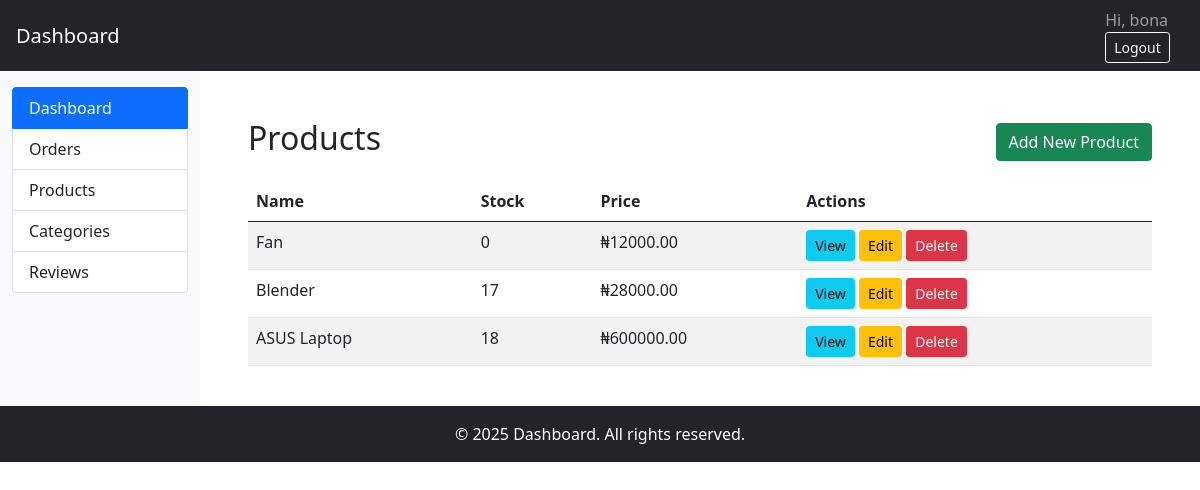
The page /shop/products/ (signed in) on the database its author committed.
### shop/models.py (models this page shows, shortened)
class Product(models.Model):
    product_name = models.CharField(max_length=50)
    price = models.DecimalField(max_digits=10, decimal_places=2)
    description = models.TextField()
    stock = models.IntegerField(default=1)
    category = models.ForeignKey(Category, on_delete=models.CASCADE)
    thumbnail = models.ImageField(upload_to='product_images/')
    user = models.ForeignKey(User, on_delete=models.CASCADE, related_name='user_product')

### shop/views.py (the view)
# urls.py: path('products/', ProductListView.as_view(), name='product_list'),
class ProductListView(ListView):
    model = Product
    template_name = 'shop/product/product_list.html'
    context_object_name = 'products'

### shop/templates/shop/product/product_list.html
{% extends 'dashboard.html' %}
{% block content %}
<div class="container mt-4">
  <div class="d-flex justify-content-between align-items-center mb-3">
    <h2>Products</h2>
    <a href="{% url 'shop:product_create' %}" class="btn btn-success">Add New Product</a>
  </div>
  <div class="table-responsive">
    <table class="table table-striped">
      <thead>
        <tr><th>Name</th><th>Stock</th><th>Price</th><th>Actions</th></tr>
      </thead>
      <tbody>
        {% for product in products %}
        <tr>
          <td>{{ product.product_name }}</td>
          <td>{{ product.stock }}</td>
          <td>₦{{ product.price }}</td>
          <td>
            <a href="{% url 'shop:product_detail' product.pk %}" class="btn btn-sm btn-info">View</a>
            <a href="{% url 'shop:product_update' product.pk %}" class="btn btn-sm btn-warning">Edit</a>
            <a href="{% url 'shop:product_delete' product.pk %}" class="btn btn-sm btn-danger">Delete</a>
          </td>
        </tr>
        {% empty %}
        <tr><td colspan="3" class="text-center">No products found.</td></tr>
        {% endfor %}
      </tbody>
    </table>
  </div>
</div>
{% endblock %}

### Templates/dashboard.html (shortened to what this page needs)
{% load static %}
<!DOCTYPE html>
<html lang="en">
<head>
    <link href="{% static 'css/bootstrap.min.css' %}" rel="stylesheet" >
</head>
<body>
    <nav class="navbar navbar-expand-lg navbar-dark bg-dark px-3">
        <a class="navbar-brand" href="#">Dashboard</a>
        <div class="ms-auto">
            <span class="navbar-text me-3">Hi, {{ user.username }}</span>
            <form method="post" action="{% url 'accounts:logout' %}">
                <button type="submit" class="btn btn-outline-light btn-sm">Logout</button>
            </form>
        </div>
    </nav>
    <div class="container-fluid">
        <div class="row">
            <nav class="col-md-3 col-lg-2 d-md-block bg-light sidebar collapse pt-3">
                <div class="list-group">
                    <a href="{% url 'shop:dashboard'%}" class="list-group-item list-group-item-action active">Dashboard</a>
                    <a href="{% url 'shop:order_list'%}" class="list-group-item list-group-item-action">Orders</a>
                    <a href="{% url 'shop:product_list'%}" class="list-group-item list-group-item-action">Products</a>
                    <a href="{% url 'shop:category_list'%}" class="list-group-item list-group-item-action">Categories</a>
                    <a href="{% url 'shop:review_list'%}" class="list-group-item list-group-item-action">Reviews</a>
                </div>
            </nav>
            <main class="col-md-9 ms-sm-auto col-lg-10 px-md-4 py-4">
                {% block content %}
                {% endblock %}
            </main>
        </div>
    </div>
    <footer class="bg-dark text-white text-center py-3 mt-auto">
        <div class="container">
            <p class="mb-0">&copy; {{ year|default:"2025" }} Dashboard. All rights reserved.</p>
        </div>
    </footer>
</body>
</html>

### rows shown on the page
Product: product_name "Fan", stock "0", price "12000.00"
Product: product_name "Blender", stock "17", price "28000.00"
Product: product_name "ASUS Laptop", stock "18", price "600000.00"

### other values the page prints
{{ user.username }} "bona"
{{ year|default:"2025" }} "2025"
